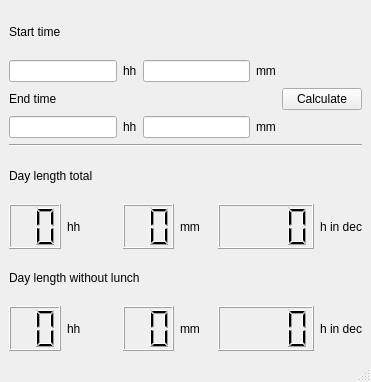
<?xml version="1.0" encoding="UTF-8"?>
<ui version="4.0">
 <class>MainWindow</class>
 <widget class="QMainWindow" name="MainWindow">
  <property name="geometry">
   <rect>
    <x>0</x>
    <y>0</y>
    <width>371</width>
    <height>382</height>
   </rect>
  </property>
  <property name="windowTitle">
   <string>workhours</string>
  </property>
  <widget class="QWidget" name="centralwidget">
   <layout class="QGridLayout" name="gridLayout">
    <item row="0" column="0">
     <widget class="QLabel" name="label">
      <property name="text">
       <string>Start time</string>
      </property>
     </widget>
    </item>
    <item row="1" column="0" colspan="2">
     <widget class="QLineEdit" name="lineEdit_start_hh"/>
    </item>
    <item row="1" column="2">
     <widget class="QLabel" name="label_3">
      <property name="text">
       <string>hh</string>
      </property>
     </widget>
    </item>
    <item row="1" column="3" colspan="3">
     <widget class="QLineEdit" name="lineEdit_start_mm"/>
    </item>
    <item row="1" column="6">
     <widget class="QLabel" name="label_5">
      <property name="text">
       <string>mm</string>
      </property>
     </widget>
    </item>
    <item row="2" column="0">
     <widget class="QLabel" name="label_2">
      <property name="text">
       <string>End time</string>
      </property>
     </widget>
    </item>
    <item row="2" column="7" colspan="2">
     <widget class="QPushButton" name="pushButton">
      <property name="text">
       <string>Calculate</string>
      </property>
     </widget>
    </item>
    <item row="3" column="0" colspan="2">
     <widget class="QLineEdit" name="lineEdit_end_hh"/>
    </item>
    <item row="3" column="2">
     <widget class="QLabel" name="label_7">
      <property name="text">
       <string>hh</string>
      </property>
     </widget>
    </item>
    <item row="3" column="3" colspan="3">
     <widget class="QLineEdit" name="lineEdit_end_mm"/>
    </item>
    <item row="3" column="6">
     <widget class="QLabel" name="label_8">
      <property name="text">
       <string>mm</string>
      </property>
     </widget>
    </item>
    <item row="4" column="0" colspan="9">
     <widget class="Line" name="line">
      <property name="orientation">
       <enum>Qt::Horizontal</enum>
      </property>
     </widget>
    </item>
    <item row="5" column="0" colspan="3">
     <widget class="QLabel" name="label_4">
      <property name="text">
       <string>Day length total</string>
      </property>
     </widget>
    </item>
    <item row="6" column="0">
     <widget class="QLCDNumber" name="lcdNumber_length_total_hh">
      <property name="digitCount">
       <number>2</number>
      </property>
     </widget>
    </item>
    <item row="6" column="1">
     <widget class="QLabel" name="label_10">
      <property name="text">
       <string>hh</string>
      </property>
     </widget>
    </item>
    <item row="6" column="2" colspan="2">
     <widget class="QLCDNumber" name="lcdNumber_length_total_mm">
      <property name="digitCount">
       <number>2</number>
      </property>
     </widget>
    </item>
    <item row="6" column="4">
     <widget class="QLabel" name="label_9">
      <property name="text">
       <string>mm</string>
      </property>
     </widget>
    </item>
    <item row="6" column="5" colspan="3">
     <widget class="QLCDNumber" name="lcdNumber_length_total_dec">
      <property name="digitCount">
       <number>4</number>
      </property>
     </widget>
    </item>
    <item row="6" column="8">
     <widget class="QLabel" name="label_13">
      <property name="text">
       <string>h in dec</string>
      </property>
     </widget>
    </item>
    <item row="7" column="0" colspan="4">
     <widget class="QLabel" name="label_6">
      <property name="text">
       <string>Day length without lunch</string>
      </property>
     </widget>
    </item>
    <item row="8" column="0">
     <widget class="QLCDNumber" name="lcdNumber_length_no_lunch_hh">
      <property name="digitCount">
       <number>2</number>
      </property>
     </widget>
    </item>
    <item row="8" column="1">
     <widget class="QLabel" name="label_12">
      <property name="text">
       <string>hh</string>
      </property>
     </widget>
    </item>
    <item row="8" column="2" colspan="2">
     <widget class="QLCDNumber" name="lcdNumber_length_no_lunch_mm">
      <property name="digitCount">
       <number>2</number>
      </property>
     </widget>
    </item>
    <item row="8" column="4">
     <widget class="QLabel" name="label_11">
      <property name="text">
       <string>mm</string>
      </property>
     </widget>
    </item>
    <item row="8" column="5" colspan="3">
     <widget class="QLCDNumber" name="lcdNumber_length_no_lunch_dec">
      <property name="digitCount">
       <number>4</number>
      </property>
     </widget>
    </item>
    <item row="8" column="8">
     <widget class="QLabel" name="label_14">
      <property name="text">
       <string>h in dec</string>
      </property>
     </widget>
    </item>
   </layout>
  </widget>
  <widget class="QMenuBar" name="menubar">
   <property name="geometry">
    <rect>
     <x>0</x>
     <y>0</y>
     <width>371</width>
     <height>22</height>
    </rect>
   </property>
  </widget>
  <widget class="QStatusBar" name="statusbar"/>
 </widget>
 <resources/>
 <connections/>
</ui>
